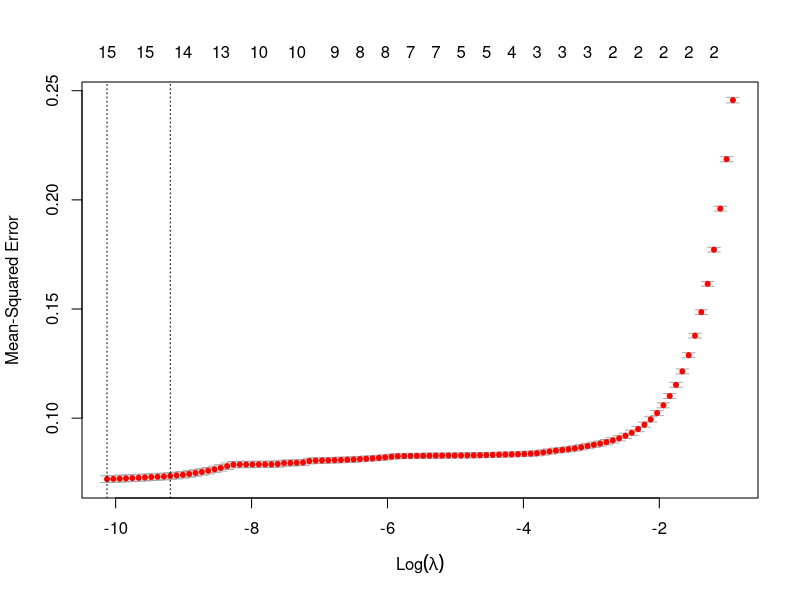
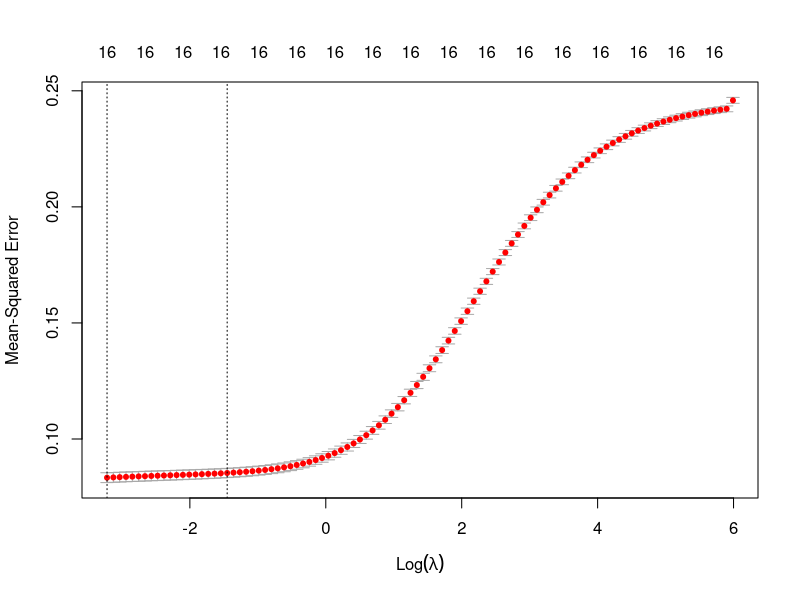
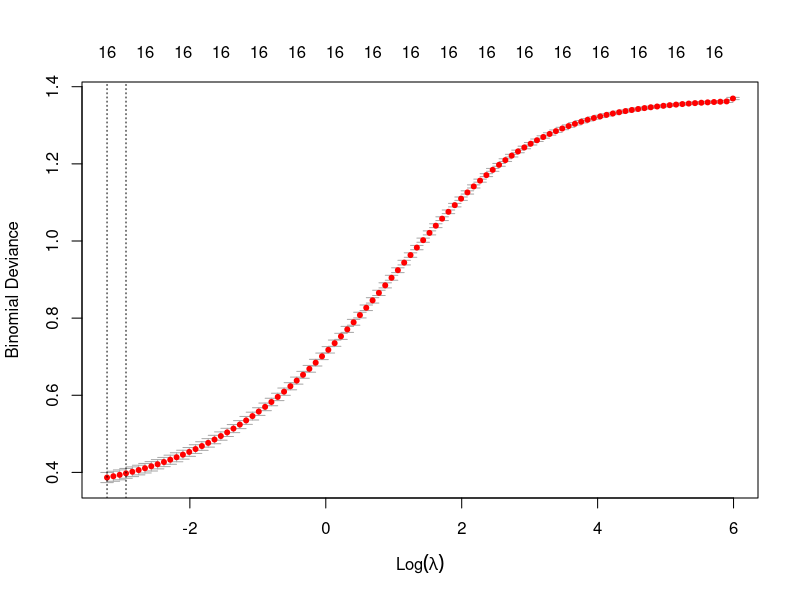
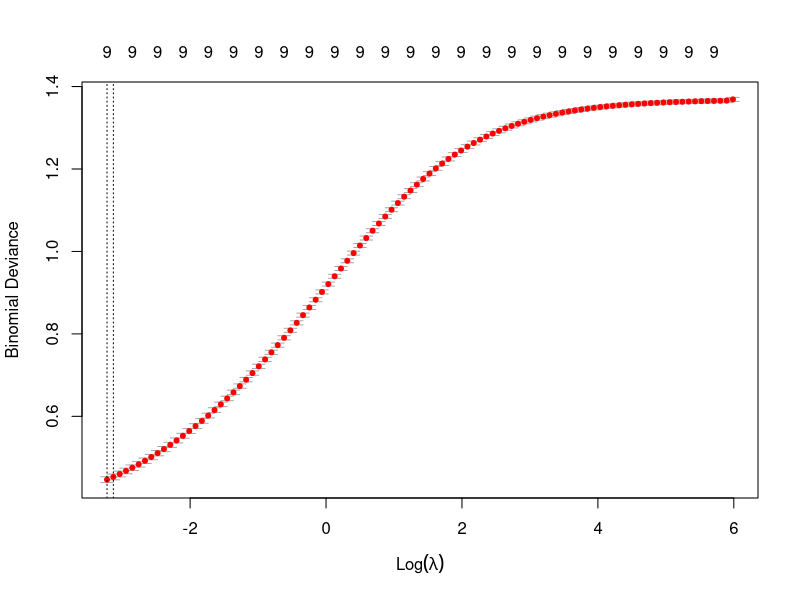
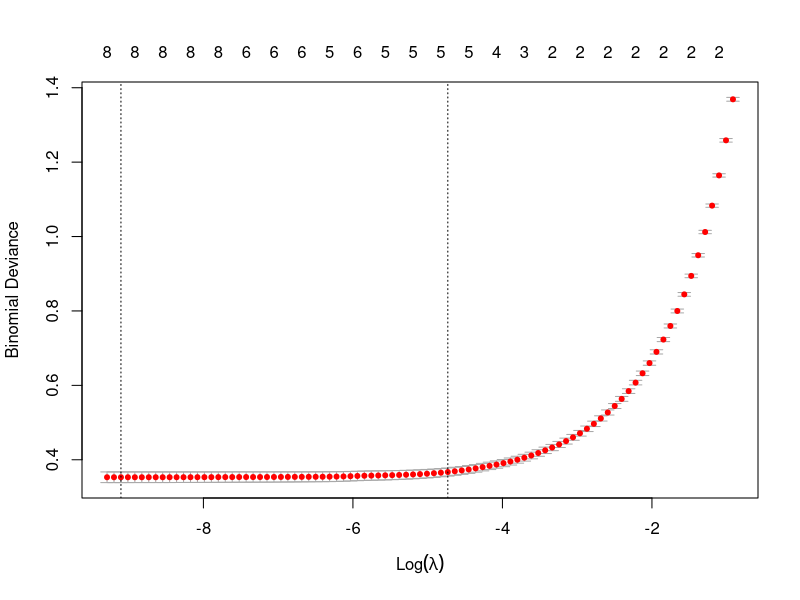

The R script that drew these images, in order: (Note: this script raises an error after producing the figures.)
## ---- chunk 1
# Load in the data
train <- read.csv("data/train_data.csv")
## ---- chunk 2
# Check for multicollinearity
# library(car)
# vif_values <- vif(full_model)
# rounded_vif <- round(vif_values, 4)
# rounded_vif
## ---- chunk 3
# Splitting the data into training and validation sets
set.seed(1234)
index <- sample(1:nrow(train), round(0.8 * nrow(train)))
train_set <- train[index, ]
validation_set <- train[-index, ]
## ---- chunk 4
# Use Lasso?
library(glmnet)
x_train <- model.matrix(Y ~ . - 1, data = train_set) # -1 to exclude intercept
y_train <- train_set$Y
lasso_model <- cv.glmnet(x_train, y_train, alpha = 1)
plot(lasso_model)

# Predictions for the validation set
x_validation <- model.matrix(Y ~ . - 1, data = validation_set)
predictions <- predict(lasso_model, s = "lambda.min", newx = x_validation)
## ---- chunk 5
# Extract coefficients of the model at lambda.min
lasso_coefficients <- coef(lasso_model, s = "lambda.min")

# Non-zero coefficients
print(round(lasso_coefficients[lasso_coefficients != 0], 6))
## ---- chunk 6
lasso_coefficients <- coef(lasso_model, s = "lambda.min")
variable_names <- colnames(x_train)
coef_w_names <- setNames(lasso_coefficients[-1], variable_names)
print(round(coef_w_names[coef_w_names != 0], 6))
## ---- chunk 7
# Predict using the validation set
predictions <- predict(lasso_model, s = "lambda.min", newx = x_validation)

# MSE on the validation set
mse <- mean((validation_set$Y - predictions)^2)
mse
## ---- chunk 8
# Accuracy
classes <- ifelse(predictions > 0.5, 1, 0)

real.classes <- validation_set$Y
correct.predictions <- sum(classes == real.classes)
total.predictions <- length(classes)
accuracy.percentage <- (correct.predictions / total.predictions) * 100
accuracy.percentage
## ---- chunk 9
ridge_model <- cv.glmnet(x_train, y_train, alpha = 0)

# CV curve
plot(ridge_model)
## ---- chunk 10
# Predictions for the validation set
ridge_predictions <- predict(ridge_model, s = "lambda.min", newx = x_validation)

# Extract coefficients of the Ridge model at lambda.min
ridge_coefficients <- coef(ridge_model, s = "lambda.min")

# Non-zero coefficients
print(round(ridge_coefficients, 6))
## ---- chunk 11
# MSE for the validation set 
ridge_mse <- mean((validation_set$Y - ridge_predictions)^2)
ridge_mse
## ---- chunk 12
predicted_classes_ridge <- ifelse(ridge_predictions > 0.5, 1, 0)

actual_classes_ridge <- validation_set$Y
correct_predictions_ridge <- sum(predicted_classes_ridge == actual_classes_ridge)
total_predictions_ridge <- length(predicted_classes_ridge)
accuracy_percentage_ridge <- (correct_predictions_ridge / total_predictions_ridge) * 100
accuracy_percentage_ridge
## ---- chunk 13
library(glmnet)

train_set$Y <- as.factor(train_set$Y)

# Create a matrix of predictors
x_train <- model.matrix(Y ~ . - 1, data = train_set)
y_train <- train_set$Y

# Fit the logistic regression model with cross-validation
cv_logistic_model <- cv.glmnet(x_train, y_train, family = "binomial", alpha = 0)

# Cross-validation plot
plot(cv_logistic_model)
## ---- chunk 14
# Predict on the validation set
x_validation <- model.matrix(Y ~ . - 1, data = validation_set) # -1 to exclude intercept
logistic_predictions <- predict(cv_logistic_model, newx = x_validation, type = "response", s = "lambda.min")
## ---- chunk 15
# MSE for logistic 
logistic_mse <- mean((validation_set$Y - logistic_predictions)^2)
logistic_mse
## ---- chunk 16
# Accuracy
bin <- ifelse(logistic_predictions > 0.5, 1, 0)
bin <- as.factor(bin) 

actual <- as.factor(validation_set$Y)

accuracy_pct <- sum(bin == actual) / length(actual)
accuracy_pct
## ---- chunk 17
# Variables we want to keep
keep <- c("ShapeFactor1", "ShapeFactor2", "ShapeFactor3", "ShapeFactor4", 
                       "Extent", "Area", "Solidity", "roundness", "Compactness")

train_filtered <- train[, keep]
add_Y <- c(keep, "Y")
# Add response variable
train_final <- train[, add_Y]

# Subset the validation set to include only these variables
validation_set_filtered <- validation_set[, keep]

# Create the model matrix for the filtered validation set
x_validation_final <- model.matrix(~ . - 1, data = validation_set_filtered)
## ---- chunk 18
library(glmnet)

train_final$Y <- as.factor(train_final$Y)

# Create a matrix of predictors
x_train_final <- model.matrix(Y ~ . - 1, data = train_final) # -1 to exclude intercept
y_train_final <- train_final$Y

# Fit the logistic regression model with cross-validation
cv_logistic_model_final <- cv.glmnet(x_train_final, y_train_final, family = "binomial", alpha = 0)

# Cross-validation plot
plot(cv_logistic_model_final)
## ---- chunk 19
# Predict on the validation set
logistic_predictions_final <- predict(cv_logistic_model_final, newx = x_validation_final, type = "response", s = "lambda.min")

# MSE for logistic 
logistic_mse_final <- mean((validation_set$Y - logistic_predictions_final)^2)
logistic_mse_final
## ---- chunk 20
# Calculate accuracy
binary_predictions_final <- ifelse(logistic_predictions_final > 0.5, 1, 0)
binary_predictions_final <- as.factor(binary_predictions_final) 

actual_responses <- as.factor(validation_set$Y)

accuracy <- sum(binary_predictions_final == actual_responses) / length(actual_responses)
accuracy
## ---- chunk 21
train <- read.csv("data/train_data.csv")
train$Y <- factor(train$Y, levels = c(0, 1))

# Splitting the data into training and validation sets
set.seed(1234)
index <- sample(1:nrow(train), round(0.8 * nrow(train)))
train_set <- train[index, ]
validation <- train[-index, ]

logistic_model <- glm(Y ~ ., family = "binomial", data = train_set)
predictions <- predict(logistic_model, validation, type = "response")
## ---- chunk 22
library(glmnet)

train <- read.csv("data/train_data.csv")
train$Y <- factor(train$Y, levels = c(0, 1))

# Splitting the data into training and validation sets
set.seed(1234)
index <- sample(1:nrow(train), round(0.8 * nrow(train)))
train_set <- train[index, ]
validation <- train[-index, ]


# Create model matrices for logistic regression with Lasso
x_train <- model.matrix(Y ~ . - 1, data = train_set)  # Exclude the intercept
y_train <- train_set$Y

# Fit Lasso logistic regression (alpha = 1 for Lasso)
cv_lasso_model <- cv.glmnet(x_train, y_train, family = "binomial", alpha = 1)  # Cross-validated Lasso

# Plot the cross-validation results to see how lambda affects the model
plot(cv_lasso_model)
## ---- chunk 23
# Choose the optimal lambda (use either lambda.min or lambda.1se)
optimal_lambda <- cv_lasso_model$lambda.min  # or cv_lasso_model$lambda.1se

# Fit the final logistic regression model with the optimal lambda
final_lasso_model <- glmnet(x_train, y_train, family = "binomial", alpha = 1, lambda = optimal_lambda)

# Create a model matrix for the validation set
x_validation <- model.matrix(Y ~ . - 1, data = validation)
y_validation <- validation$Y

# Predict probabilities on the validation set
predicted_probabilities <- predict(final_lasso_model, newx = x_validation, type = "response")

# Convert probabilities to binary class predictions (threshold = 0.5)
predicted_classes <- ifelse(predicted_probabilities >= 0.5, 1, 0)

# Calculate accuracy
correct_predictions <- sum(predicted_classes == as.numeric(as.character(y_validation)))
total_predictions <- length(y_validation)
accuracy <- (correct_predictions / total_predictions) * 100

cat("Accuracy on validation set:", accuracy, "%\n")
## ---- chunk 24
# Get coefficients at the optimal lambda
lasso_coefficients <- coef(cv_lasso_model, s = "lambda.min")
print(lasso_coefficients)  # Coefficients at optimal lambda
## ---- chunk 25
# Extract the coefficients at the optimal lambda
lasso_coefficients <- coef(cv_lasso_model, s = "lambda.min")

# Convert to a matrix to facilitate extraction
coef_matrix <- as.matrix(lasso_coefficients)

# Extract the row names where coefficients are non-zero
important_features <- rownames(coef_matrix)[coef_matrix != 0]

# Display the non-zero coefficients and their associated row names
print(important_features)
## ---- chunk 26
# Create formula using the important features selected by Lasso
formula <- as.formula(paste("Y ~", paste(important_features[-1], collapse = " + ")))

# Fit a logistic regression model using the selected features
logistic_model <- glm(formula, family = "binomial", data = train_set)

# Predict on the validation set
x_validation <- model.matrix(formula, data = validation)[, -1]
predictions <- predict(logistic_model, newx = x_validation, type = "response")
## ---- chunk 27
# Convert probabilities to binary predictions using a threshold
binary_predictions <- ifelse(predictions >= 0.5, 1, 0)

# Calculate accuracy
accuracy <- mean(binary_predictions == validation$Y)
print(paste("Accuracy:", accuracy))
## ---- chunk 28
# Use confusion matrix for detailed evaluation
library(caret)
confusion_matrix <- confusionMatrix(as.factor(binary_predictions), validation$Y)
print(confusion_matrix)
## ---- chunk 29
# Required libraries
library(e1071)  # For SVM
library(caret)  # For data splitting and model tuning

# Load your dataset
train <- read.csv("data/train_data.csv")

# Splitting the data into training and validation sets
set.seed(1234)  # For reproducibility
index <- sample(1:nrow(train), round(0.8 * nrow(train)))
train_set <- train[index, ]
validation_set <- train[-index, ]

# Feature scaling
# SVM models benefit from feature scaling to ensure each feature contributes equally to the prediction
scaler <- preProcess(train_set[, -ncol(train_set)], method = c("center", "scale"))
train_scaled <- predict(scaler, train_set)
validation_scaled <- predict(scaler, validation_set)

# SVM with radial basis function (RBF) kernel
# You can also try other kernels like linear, polynomial, or sigmoid
svm_model <- svm(Y ~ ., data = train_scaled, kernel = "radial")

# Predictions on the validation set
svm_predictions <- predict(svm_model, validation_scaled)

# Converting probabilities to binary outcomes
threshold <- 0.5  # This is the default threshold, you can adjust it
binary_predictions <- ifelse(svm_predictions >= threshold, 1, 0)

# Calculate accuracy with binary outcomes
accuracy <- sum(binary_predictions == validation_scaled$Y) / nrow(validation_scaled)

# Output for submission
y_guesses <- predict(svm_model, validation_scaled[, -ncol(validation_scaled)])  # Predictions on test data
test_acc <- accuracy
team_name <- "YourTeamName"  # Replace with your team name
## ---- chunk 30
# Save to RData file
save(y_guesses, test_acc, team_name, file = "predictions.RData")
